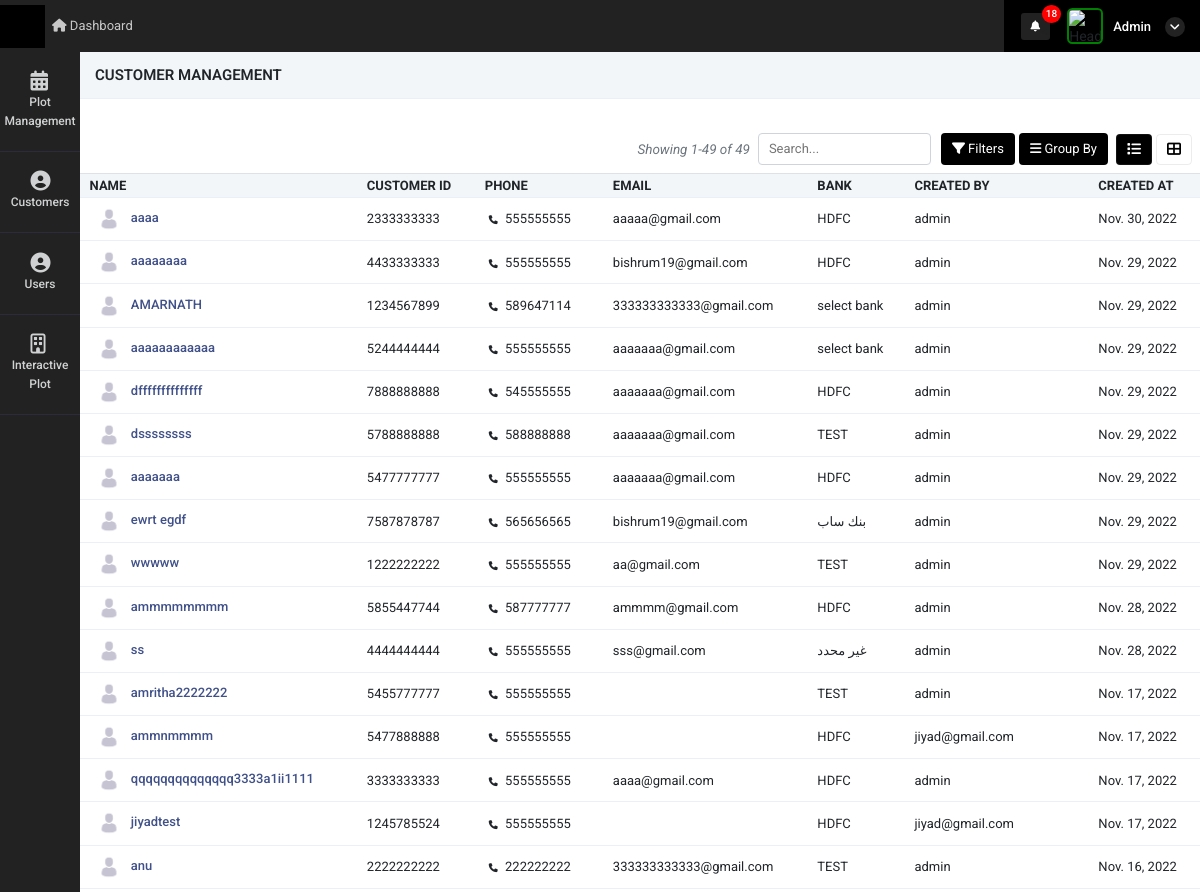
/customer_management (signed in, upper part), run on an earlier commit of the app's database.
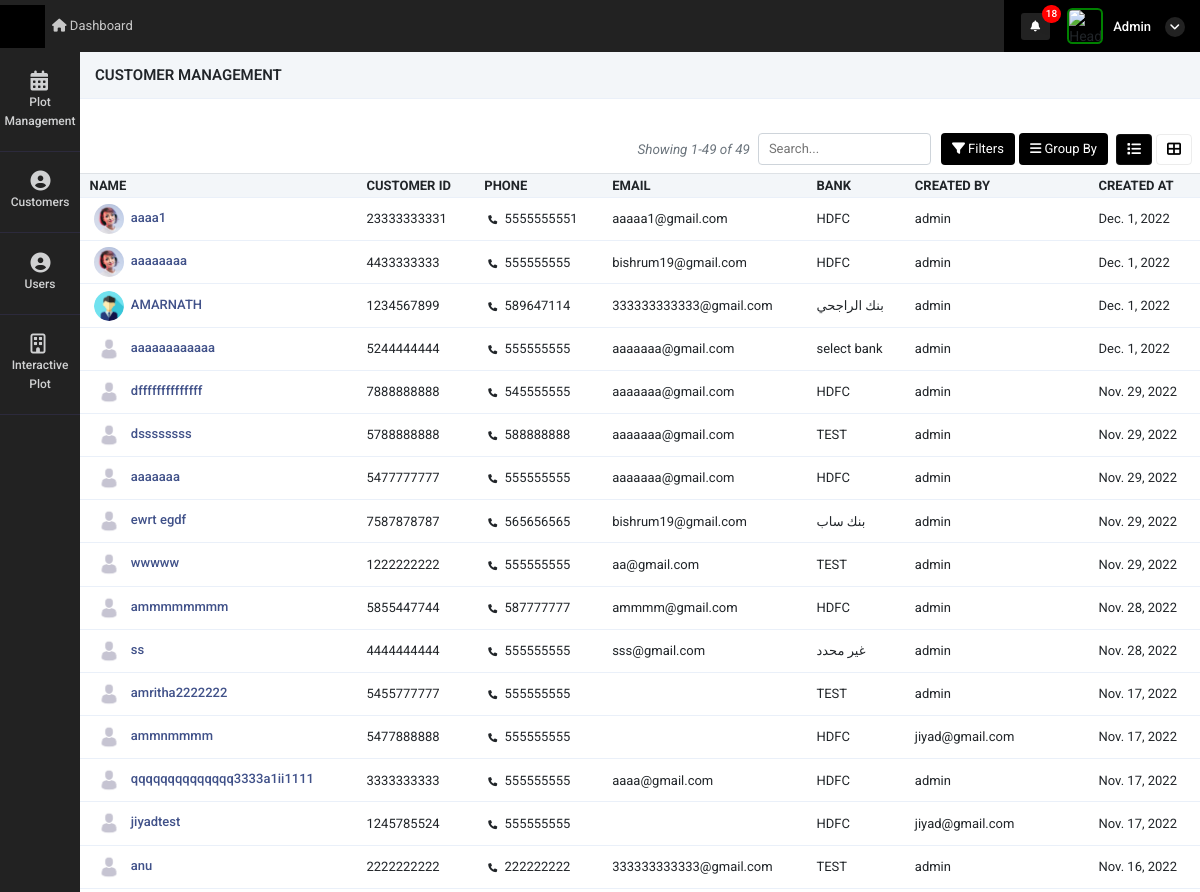
And on a later commit of the database.
### super_admin/models.py (models this page shows)
class common(models.Model):  # COMM0N
    dt = models.DateField(auto_now=True)
    tm = models.TimeField(auto_now=True)
    updated = models.DateTimeField(default=timezone.now)
    status = models.CharField(max_length=255, null=True)
    class Meta:
        abstract = True

class Customer_details(common):
    name =  models.CharField(max_length=255,null=True)
    phone = models.CharField(max_length=255,null=True)
    customer_email = models.CharField(max_length=255,null=True)
    customer_id = models.CharField(max_length=255,null=True)
    bank =  models.CharField(max_length=255,null=True)
    created_by = models.ForeignKey(User,on_delete=models.CASCADE,related_name="Customer_details_created_by", null=True)
    customer_type = models.CharField(max_length=255,choices=customer_comapny_type,null=True)
    company_name =  models.CharField(max_length=255,null=True)
    street1 =  models.CharField(max_length=255,null=True)
    street2 =  models.CharField(max_length=255,null=True)
    city =  models.CharField(max_length=255,null=True)
    satte =  models.CharField(max_length=255,null=True)
    zip =  models.CharField(max_length=255,null=True)
    email =  models.CharField(max_length=255,null=True)
    customer_doc_id = models.FileField(upload_to="customer_document",null=True)
    contract_certi = models.FileField(upload_to="customer_document",null=True)
    tax_certificate  = models.FileField(upload_to="customer_document",null=True)
    other_document = models.FileField(upload_to="customer_document",null=True)
    bank_relation_id = models.ForeignKey(Bank_details,on_delete=models.CASCADE,related_name="Customer_details_Bank_details_id", null=True)
    profile_pic = models.FileField(upload_to="customer_document",null=True)
    customer_doc_id_update_dt = models.DateField(null=True)
    contract_certi_update_dt = models.DateField(null=True)
    tax_certificate_update_dt = models.DateField(null=True)
    other_document_update_dt = models.DateField(null=True)
    customer_doc_id_extesion = models.CharField(max_length=255,null=True)
    contract_certi_extesion = models.CharField(max_length=255,null=True)
    tax_certificate_extesion = models.CharField(max_length=255,null=True)
    other_document_extesion = models.CharField(max_length=255,null=True)
    customer_doc_id_name = models.CharField(max_length=255,null=True)
    contract_certi_name = models.CharField(max_length=255,null=True)
    tax_certificate_name = models.CharField(max_length=255,null=True)
    other_document_name = models.CharField(max_length=255,null=True)

### super_admin/decorators.py (the view, shortened to what this page needs)
        def _wrapped_view(request):
            try:
                uid = user_Details.objects.get(auth_user=request.user.id)
            except:
                pass
            if request.user.is_staff:
                return func(request)
            else:
                return HttpResponse("Invalid")

### super_admin/templatetags/notification.py (called while the page is built, shortened)
@register.filter(name='get_notifications')
def get_notifications(value,args):
    user_dat = User.objects.get(id=value.id)
    st = user_dat.is_superuser
    data_count = ''
    if st == True:
        data_count = user_request_plot.objects.filter(read_status=0).count()
    return data_count

@register.filter(name='get_loginUsernameImage')
def get_loginUsernameImage(value,args):
    user_dat = User.objects.get(id=value.id)
    st = user_dat.is_superuser
    image_url = ''
    if st == True:
        image_url = 'http://10.10.10.119:8000/static/adminicon.jpg'
    else:
        user_data = user_Details.objects.get(auth_user=value.id)
        if user_data.atatchment == '':
            image_url = 'http://10.10.10.119:8000/static/adminicon.jpg'
        else:
            image_url ='../media/'+str(user_data.atatchment)
    return image_url

@register.filter(name='get_nav_permission')
def get_nav_permission(value,args):
    user_dat = User.objects.get(id=value.id)
    st = user_dat.is_superuser
    if st == True:
        return True

### super_admin/templates/super_admin/customer_management.html (shortened to what the changed rows need)
{% extends "super_admin/base10.html" %}
{% load static %}
{% block content %}
<div class="container-fluid mt-4 px-0">
    <div class="tab-content">
        <div class="tab-content contnt" id="demo_result_employee">
        <div class="tab-pane active" id="home1" role="tabpanel">
            <div class="tab-content">
                <div class="tab-pane active" id="ho" role="tabpanel">
                    <div class="table-responsive mb-1  mt-2">
                        <table class="table table-nowrap align-middle user_table"  id="orderTable">
                            <thead class="table-light">
                                <tr class="text-uppercase">
                                    <th class="sort" data-sort="customer_name">
                                        Name</th>
                                    <th class="sort" data-sort="date">Customer ID</th>
                                    <th class="sort" data-sort="date">Phone</th>
                                    <th class="sort" data-sort="date">Email</th>
                                    <th class="sort" data-sort="company">
                                        Bank
                                    </th>
                                    <th class="sort" data-sort="company">
                                        Created By
                                    </th>
                                    <th class="sort" data-sort="company">
                                        Created At
                                    </th>
                                </tr>
                            </thead>
                            <tbody class="list form-check-all append_search_result">
                                {% for i in page_obj %}
                                <tr>
                                    {% if i.profile_pic == '' %}
                                    <td class="id"><img style="width:30px;    border-radius: 50%;" src="{% static 'adminicon.jpg' %}" class="m-1"/><a href="customer_more_details?id={{i.id}}"
                                            class="fw-medium link-primary">&nbsp;{{i.name}}</a>
                                    </td>
                                    {% elif i.profile_pic == None %}
                                    <td class="id"><img style="width:30px;    border-radius: 50%;" src="{% static 'adminicon.jpg' %}" class="m-1"/><a href="customer_more_details?id={{i.id}}"
                                        class="fw-medium link-primary">&nbsp;{{i.name}}</a>
                                    </td>
                                    {% else %}
                                    <td class="id"><img style="width:30px;    border-radius: 50%;" src="./media/{{i.profile_pic}}" class="m-1"/><a href="customer_more_details?id={{i.id}}"
                                            class="fw-medium link-primary">&nbsp;{{i.name}}</a>
                                    </td>
                                    {% endif %}
                                    <td>
                                        {% if i.customer_id == None %}
                                        {% else %}
                                        {{i.customer_id}}
                                        {% endif %}
                                    </td>
                                    <td class="customer_name">
                                        {% if i.phone == None %}
                                        {% elif i.phone == '' %}
                                        {% else %}
                                        <i class="fa fa-phone m-1" style="font-size: 9px;"></i> {{i.phone}}
                                        {% endif %}
                                    </td>
                                    <td>
                                        {% if i.email == None %}
                                        {% elif i.email == '' %}
                                      {% else %}
                                      {{i.email}}
                                        {% endif %}
                                       </td>
                                    <td class="product_name">{{i.bank}}</td>
                                    <td class="date">
                                        {% if i.created_by == None %}
                                        {% else %}
                                        {{i.created_by}}
                                        {% endif %}
                                    </td>
                                    <td>
                                        {{i.dt}}
                                    </td>
                                </tr>
                                {% endfor %}
                            </tbody>
                        </table>
                    </div>
                </div>
            </div>
            <br>
            <br>
        </div>
    </div>
</div>
{% endblock %}

What changed in the data, as far as the page shows it:
changed Customer_details: profile_pic: picture added; customer_id "2333333333" → "23333333331"; phone "555555555" → "5555555551"; email "aaaaa@gmail.com" → "aaaaa1@gmail.com"; dt "Nov. 30, 2022" → "Dec. 1, 2022"; name "aaaa" → "aaaa1"
changed Customer_details "aaaaaaaa": profile_pic: picture added; profile_pic empty → "customer_document/user-4_hLBAzvL.jpg" (drawn); dt "Nov. 29, 2022" → "Dec. 1, 2022"
changed Customer_details "AMARNATH": profile_pic: picture added; profile_pic empty → "customer_document/adminicon_Wv8jARR.png" (drawn); bank "select bank" → "بنك الراجحي"; dt "Nov. 29, 2022" → "Dec. 1, 2022"
changed Customer_details "aaaaaaaaaaaa": dt "Nov. 29, 2022" → "Dec. 1, 2022"
